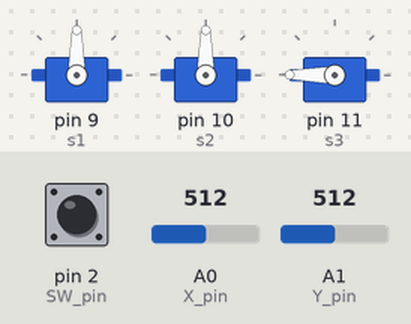
This sketch was run on a simulated Arduino Uno, built with avr-gcc and run on an emulated ATmega328P. On the bench: 3 × servo. The test bench sets the inputs (shaded band); at power-on: A0 (X_pin) = 512, A1 (Y_pin) = 512, pin 2 (SW_pin) HIGH.

Above: at 1.2 s.
1.3 s: A0 (X_pin) set to 716
At 2.5 s:
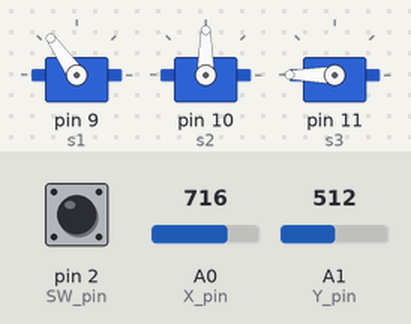
2.8 s: A1 (Y_pin) set to 716
At 4.0 s:
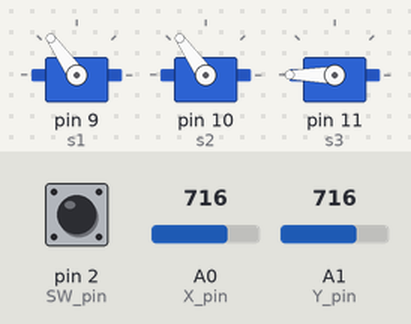
4.3 s: pin 2 (SW_pin) pulled LOW for 0.15 s
At 4.44 s:
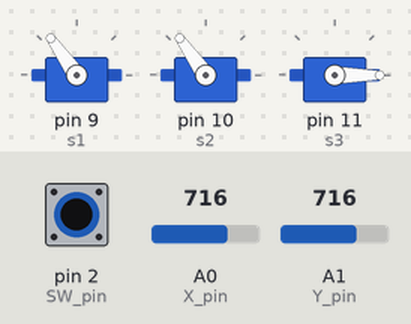
6.0 s: A0 (X_pin) set to 900
At 7.2 s:
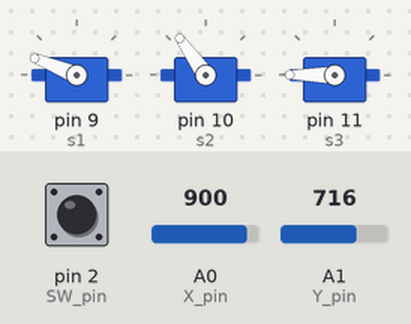
7.5 s: A1 (Y_pin) set to 900
At 8.7 s:
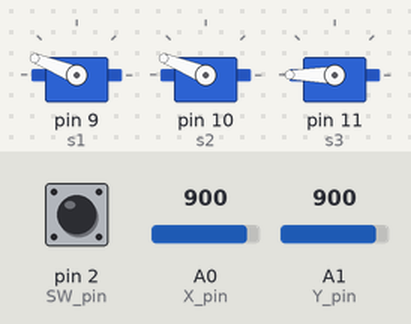
9.0 s: pin 2 (SW_pin) pulled LOW for 1 s
At 9.8 s:
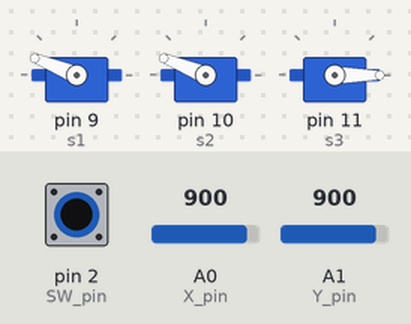
Timing chart, 0 to 12.0 s (numbered marks = the images above; inputs shaded):
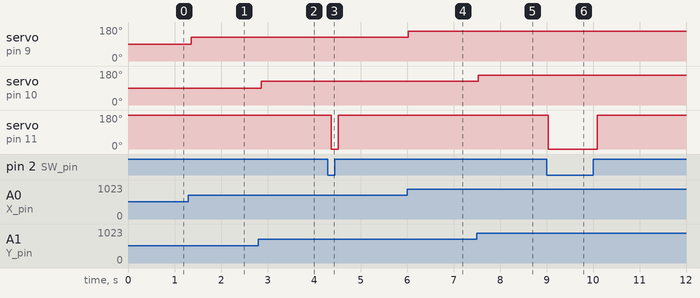

The sketch:

Robotic_Arm_9-28.ino
```cpp
#include <Servo.h>
Servo servo1;
Servo servo2;
Servo servo3;

int s1 = 9;  //base servo
int s2 = 10; // middle servo
int s3 = 11; //pincher servo

const int SW_pin = 2; // digital pin connected to joystick switch output
const int X_pin = A0; // analog pin connected to joystick X output
const int Y_pin = A1; // analog pin connected to joystick Y output

int base, middle, pincher;

void setup() {
  Serial.begin(9600);
  servo1.attach(s1);
  servo2.attach(s2);
  servo3.attach(s3);

  pinMode(SW_pin, INPUT_PULLUP);
  digitalWrite(SW_pin, HIGH);
}

void loop() {

  // Servo positions are controlled by the joystick. Base = x, up/down = y, claw = switch
  pincher = digitalRead(SW_pin);
  base = map(analogRead(X_pin), 0,1023,0,180);
  middle = map(analogRead(Y_pin), 0,1023,0,180);

  // claw should be closed by default.
  // If the switch is pressed, the claw opens, otherwise it is closed
  if(pincher==1){
    servo3.write(180);
  } else{
    servo3.write(0);
  }

  // update the servo positions
  servo1.write(base);
  servo2.write(middle);

  delay(150);
}
```

Measured:
- after the input at 1.3 s, servo on pin 9 (s1): 90° → 125° after 0.06 s
- after the input at 2.8 s, servo on pin 10 (s2): 90° → 125° after 0.06 s
- after the input at 4.3 s, servo on pin 11 (s3): 180° → 0° after 0.07 s, → 180° 0.15 s later
- after the input at 6.0 s, servo on pin 9 (s1): 125° → 158° at once
- after the input at 7.5 s, servo on pin 10 (s2): 125° → 158° at once
- after the input at 9.0 s, servo on pin 11 (s3): 180° → 0° at once, → 180° 1.1 s later
